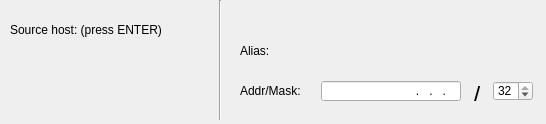
          <widget class="QWidget" name="TabPage4" >
           <property name="geometry" >
            <rect>
             <x>0</x>
             <y>0</y>
             <width>546</width>
             <height>124</height>
            </rect>
           </property>
           <attribute name="title" >
            <string>Source</string>
           </attribute>
           <widget class="QLabel" name="textLabel4" >
            <property name="geometry" >
             <rect>
              <x>10</x>
              <y>20</y>
              <width>163</width>
              <height>20</height>
             </rect>
            </property>
            <property name="text" >
             <string>Source host: (press ENTER)</string>
            </property>
            <property name="wordWrap" >
             <bool>false</bool>
            </property>
           </widget>
           <widget class="NMGHostInformationComboWidget" native="1" name="srcHost" >
            <property name="geometry" >
             <rect>
              <x>10</x>
              <y>60</y>
              <width>200</width>
              <height>40</height>
             </rect>
            </property>
           </widget>
           <widget class="Line" name="line16" >
            <property name="geometry" >
             <rect>
              <x>210</x>
              <y>0</y>
              <width>20</width>
              <height>120</height>
             </rect>
            </property>
            <property name="frameShape" >
             <enum>QFrame::VLine</enum>
            </property>
            <property name="frameShadow" >
             <enum>QFrame::Sunken</enum>
            </property>
           </widget>
           <widget class="QWidget" name="layoutWidget3" >
            <property name="geometry" >
             <rect>
              <x>240</x>
              <y>80</y>
              <width>294</width>
              <height>22</height>
             </rect>
            </property>
            <layout class="QHBoxLayout" >
             <item>
              <widget class="QLabel" name="textLabel5" >
               <property name="minimumSize" >
                <size>
                 <width>75</width>
                 <height>20</height>
                </size>
               </property>
               <property name="maximumSize" >
                <size>
                 <width>75</width>
                 <height>20</height>
                </size>
               </property>
               <property name="text" >
                <string>Addr/Mask:</string>
               </property>
               <property name="wordWrap" >
                <bool>false</bool>
               </property>
              </widget>
             </item>
             <item>
              <widget class="QLineEdit" name="srcAddress" >
               <property name="minimumSize" >
                <size>
                 <width>140</width>
                 <height>20</height>
                </size>
               </property>
               <property name="maximumSize" >
                <size>
                 <width>140</width>
                 <height>20</height>
                </size>
               </property>
               <property name="inputMask" >
                <string>000.000.000.000; </string>
               </property>
               <property name="text" >
                <string>...</string>
               </property>
               <property name="alignment" >
                <set>Qt::AlignRight</set>
               </property>
              </widget>
             </item>
             <item>
              <widget class="QLabel" name="textLabel33" >
               <property name="minimumSize" >
                <size>
                 <width>20</width>
                 <height>20</height>
                </size>
               </property>
               <property name="maximumSize" >
                <size>
                 <width>20</width>
                 <height>20</height>
                </size>
               </property>
               <property name="font" >
                <font>
                 <pointsize>18</pointsize>
                </font>
               </property>
               <property name="text" >
                <string>&lt;p align="center">/&lt;/p></string>
               </property>
               <property name="wordWrap" >
                <bool>false</bool>
               </property>
              </widget>
             </item>
             <item>
              <widget class="QSpinBox" name="srcMask" >
               <property name="minimumSize" >
                <size>
                 <width>40</width>
                 <height>20</height>
                </size>
               </property>
               <property name="maximumSize" >
                <size>
                 <width>40</width>
                 <height>20</height>
                </size>
               </property>
               <property name="minimum" >
                <number>1</number>
               </property>
               <property name="maximum" >
                <number>32</number>
               </property>
               <property name="value" >
                <number>32</number>
               </property>
              </widget>
             </item>
            </layout>
           </widget>
           <widget class="QWidget" name="layoutWidget41" >
            <property name="geometry" >
             <rect>
              <x>240</x>
              <y>40</y>
              <width>202</width>
              <height>22</height>
             </rect>
            </property>
            <layout class="QHBoxLayout" >
             <item>
              <widget class="QLabel" name="textLabel41" >
               <property name="minimumSize" >
                <size>
                 <width>75</width>
                 <height>20</height>
                </size>
               </property>
               <property name="maximumSize" >
                <size>
                 <width>75</width>
                 <height>20</height>
                </size>
               </property>
               <property name="text" >
                <string>Alias:</string>
               </property>
               <property name="wordWrap" >
                <bool>false</bool>
               </property>
              </widget>
             </item>
             <item>
              <widget class="QLabel" name="srcAlias" >
               <property name="minimumSize" >
                <size>
                 <width>120</width>
                 <height>20</height>
                </size>
               </property>
               <property name="maximumSize" >
                <size>
                 <width>120</width>
                 <height>20</height>
                </size>
               </property>
               <property name="font" >
                <font>
                 <pointsize>10</pointsize>
                 <weight>75</weight>
                 <bold>true</bold>
                </font>
               </property>
               <property name="text" >
                <string/>
               </property>
               <property name="alignment" >
                <set>Qt::AlignLeading|Qt::AlignLeft|Qt::AlignVCenter</set>
               </property>
               <property name="wordWrap" >
                <bool>false</bool>
               </property>
              </widget>
             </item>
            </layout>
           </widget>
          </widget>
